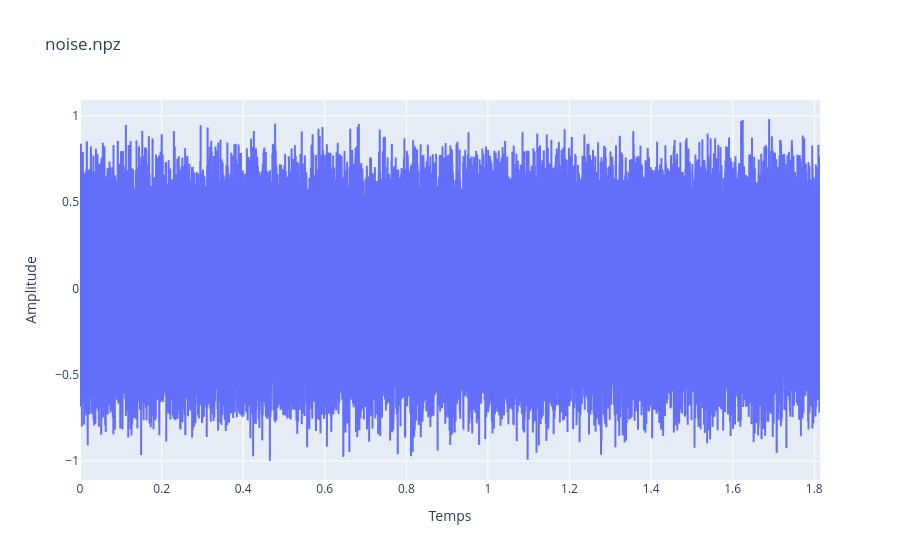
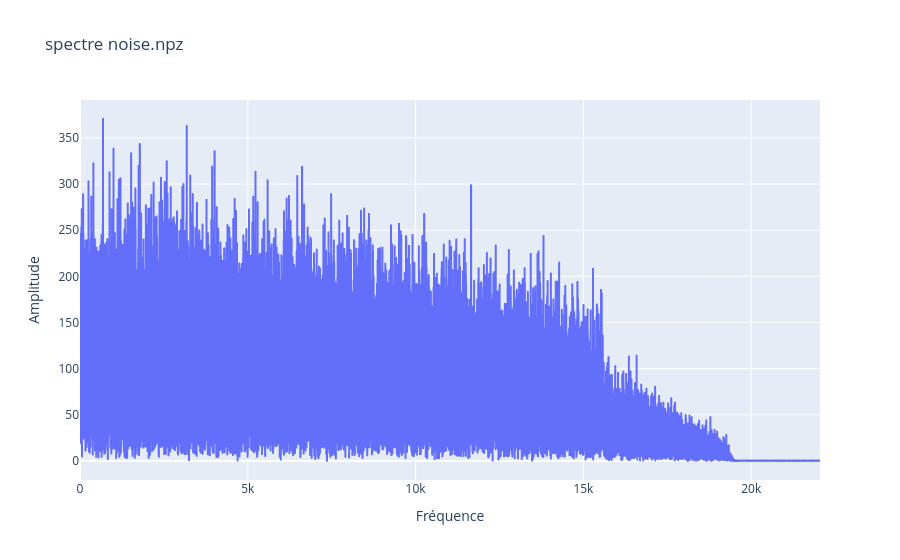

The code cell stored with these charts, in order, in its notebook:
### Code cell
signal_dict1 = np.load('noise.npz') # signal_dict est un dictionnaire contenant les données contenues dans le fichier signal.npz
s = signal_dict1['s'] # extraction du signal utile
t = signal_dict1['t'] # extraction du vecteur temps associé au signal

nu3, sF3 = san.trans_fourier(s, t)

spectre3 = np.abs(sF3)

px.line(x = t, y = s, labels={"x":"Temps", "y":"Amplitude"}, title="noise.npz").show()
px.line(x = nu3, y = spectre3, labels={"x":"Fréquence", "y":"Amplitude"}, title="spectre noise.npz").show()

### Figure 1 — Plotly figure (JSON) as saved in the notebook; plotly's stock layout.template omitted (floating-point values rounded to 4 significant figures; data arrays with more than 128 entries replaced by an {"elided": "..."} marker saying what was removed)
{"data": [{"hovertemplate": "Temps=%{x}<br>Amplitude=%{y}<extra></extra>", "legendgroup": "", "line": {"color": "#636efa", "dash": "solid"}, "marker": {"symbol": "circle"}, "mode": "lines", "name": "", "showlegend": false, "type": "scattergl", "x": {"elided": "80000 float values"}, "xaxis": "x", "y": {"elided": "80000 float values"}, "yaxis": "y"}], "layout": {"legend": {"tracegroupgap": 0}, "title": {"text": "noise.npz"}, "xaxis": {"anchor": "y", "domain": [0, 1], "title": {"text": "Temps"}}, "yaxis": {"anchor": "x", "domain": [0, 1], "title": {"text": "Amplitude"}}}}

### Figure 2 — Plotly figure (JSON) as saved in the notebook; plotly's stock layout.template omitted (floating-point values rounded to 4 significant figures; data arrays with more than 128 entries replaced by an {"elided": "..."} marker saying what was removed)
{"data": [{"hovertemplate": "Fréquence=%{x}<br>Amplitude=%{y}<extra></extra>", "legendgroup": "", "line": {"color": "#636efa", "dash": "solid"}, "marker": {"symbol": "circle"}, "mode": "lines", "name": "", "showlegend": false, "type": "scattergl", "x": {"elided": "40000 float values"}, "xaxis": "x", "y": {"elided": "40000 float values"}, "yaxis": "y"}], "layout": {"legend": {"tracegroupgap": 0}, "title": {"text": "spectre noise.npz"}, "xaxis": {"anchor": "y", "domain": [0, 1], "title": {"text": "Fréquence"}}, "yaxis": {"anchor": "x", "domain": [0, 1], "title": {"text": "Amplitude"}}}}
